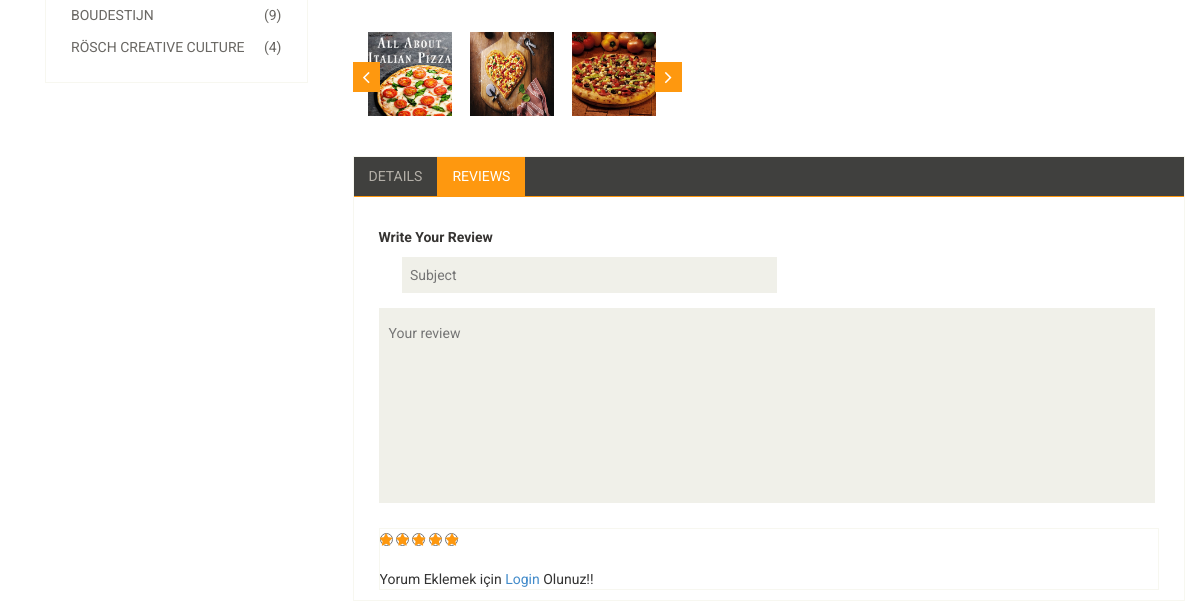
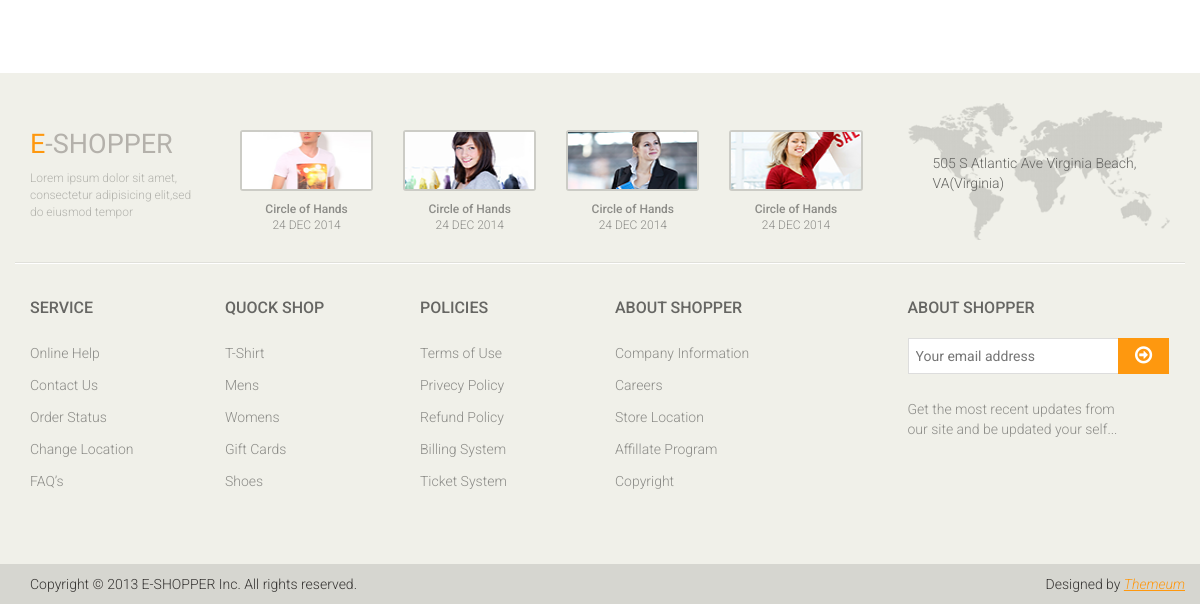
The app's page /food/1/pizza-towers-maltepe-kucukyali-mah/ (lower part), older data (2 pictures, top to bottom).
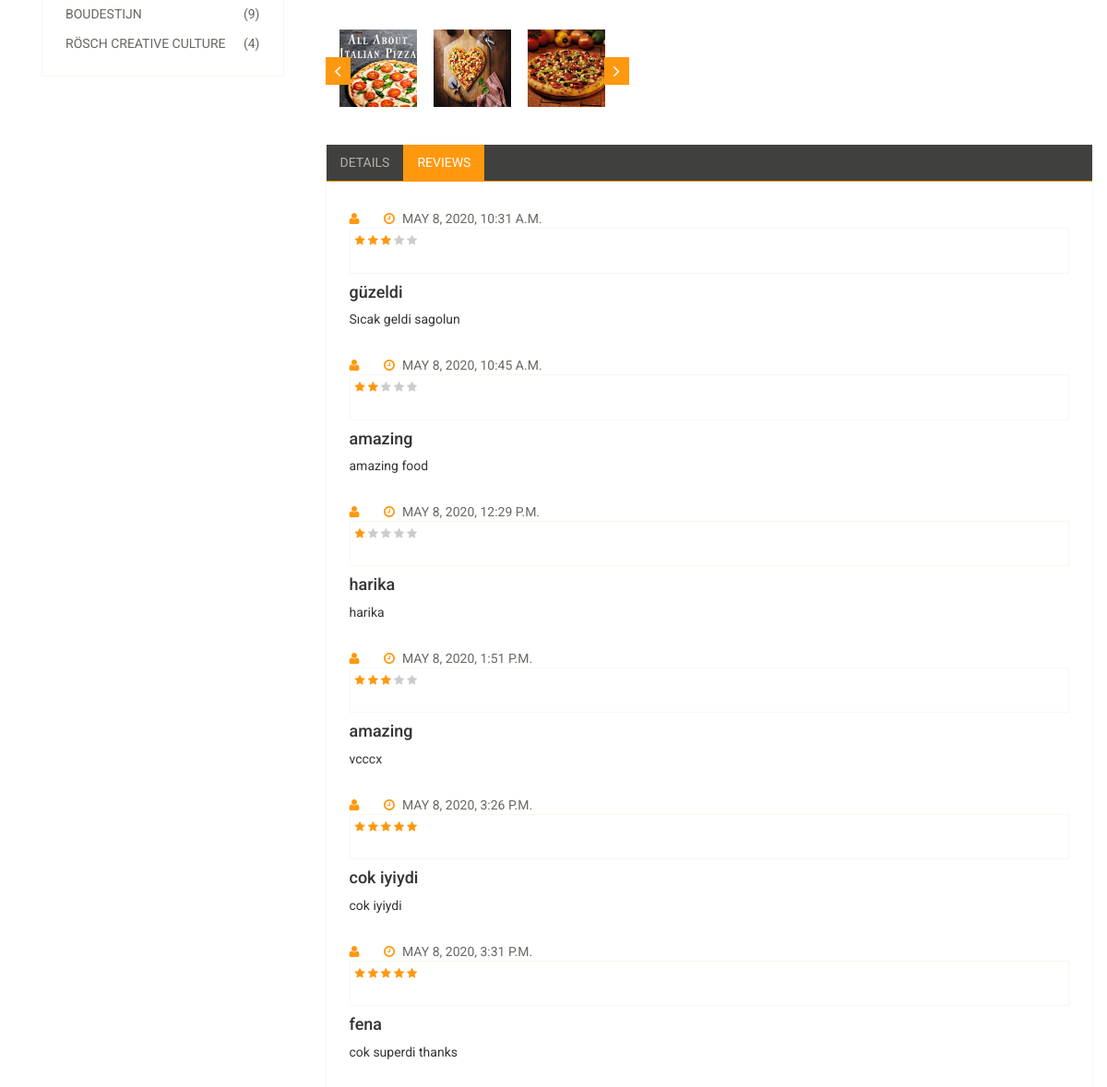
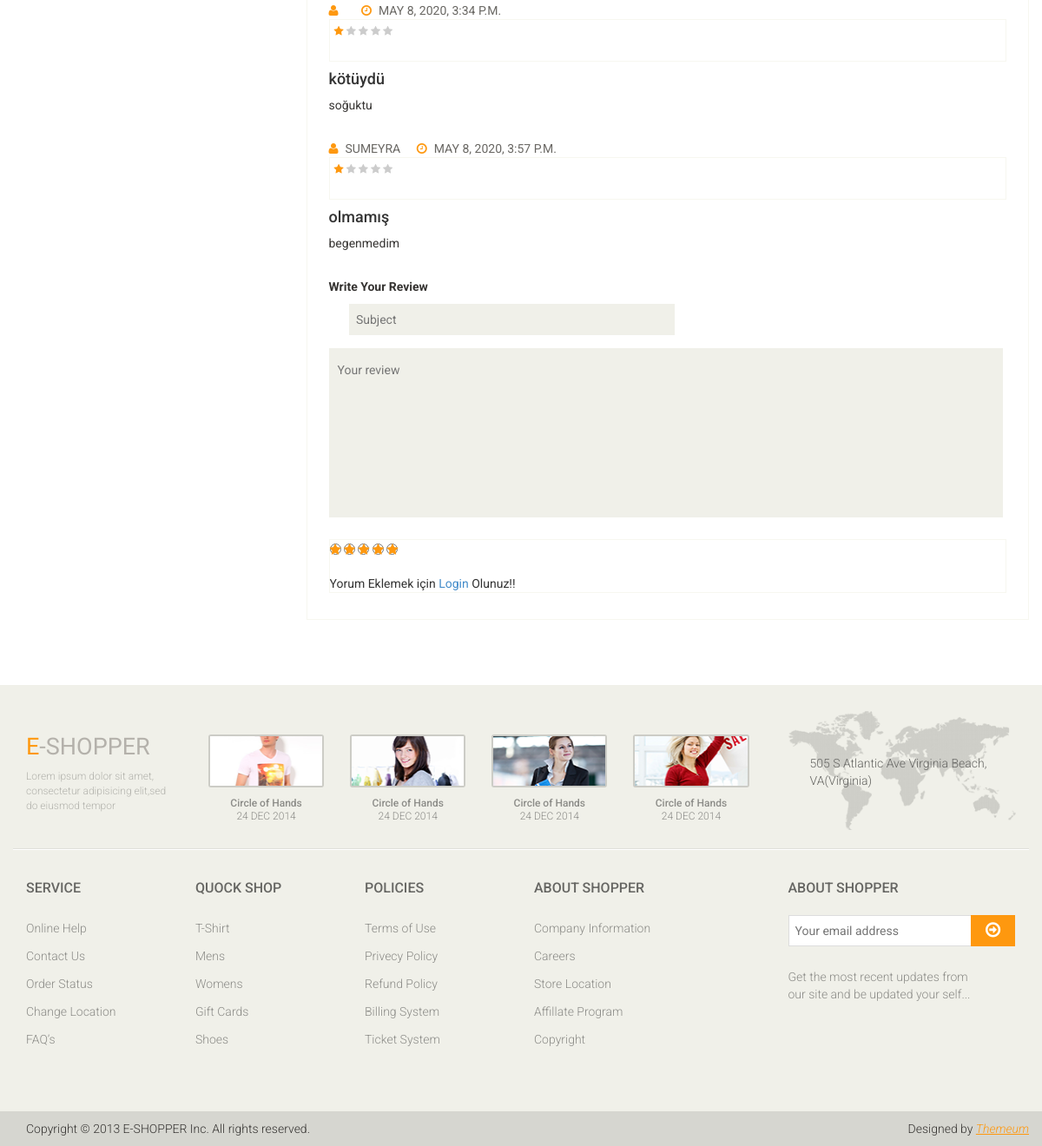
The same page, newer data (2 pictures, top to bottom).
### food/models.py (models this page shows, shortened)
class Food(models.Model):
    STATUS = (
        ('True', 'Evet'),
        ('False', 'Hayır'),
    )
    category = models.ForeignKey(Category, on_delete=models.CASCADE) #relation with Category table
    title = models.CharField(max_length=150)
    keywords = models.CharField(max_length=255, blank=True)
    description = models.CharField(max_length=255, blank=True)
    image = models.ImageField(blank=True, upload_to='images/')
    price = models.FloatField()
    amount = models.IntegerField()
    detail = RichTextUploadingField()
    slug = models.SlugField(null=False, unique=True)
    status = models.CharField(max_length=10, choices=STATUS)
    create_at = models.DateTimeField(auto_now_add=True)
    update_at = models.DateTimeField(auto_now=True)
    def image_tag(self):
        return mark_safe('<img src="{}" height="50"/>'.format(self.image.url))
    image_tag.short_description = 'Image'

class Images(models.Model):
    food=models.ForeignKey(Food,on_delete=models.CASCADE)
    title = models.CharField(max_length=50,blank=True)
    image = models.ImageField(blank=True, upload_to='images/')
    def image_tag(self):
        return mark_safe('<img src="{}" height="50"/>'.format(self.image.url))
    image_tag.short_description = 'Image'

class Comment(models.Model):
    STATUS = (
        ('New', 'Yeni'),
        ('True', 'Evet'),
        ('False', 'Hayır'),
    )
    food = models.ForeignKey(Food, on_delete=models.CASCADE)
    user = models.ForeignKey(User, on_delete=models.CASCADE)
    subject = models.CharField(max_length=50)
    comment = models.TextField(max_length=200, blank=True)
    rate = models.IntegerField(blank=True)
    status = models.CharField(max_length=10, choices=STATUS,default='New')
    ip = models.CharField(blank=True,max_length=20)
    create_at = models.DateTimeField(auto_now_add=True)
    update_at = models.DateTimeField(auto_now=True)

### home/views.py (the view)
# urls.py: path('food/<int:id>/<slug:slug>/', views.product_detail, name='product_detail'),
def product_detail(request,id,slug):
    category = Category.objects.all()
    product = Food.objects.get(pk=id)
    images = Images.objects.filter(food_id=id)
    comments = Comment.objects.filter(food_id=id,status='True')
    context = {'product': product,
               'comments': comments,
               'category': category,
               'images': images,
               }
    return render(request,'product_detail.html',context)

### food/models.py (called while the page is built)
    def __str__(self):
        full_path = [self.title]
        k = self.parent
        while k is not None:
            full_path.append(k.title)
            k = k.parent
        return '-> '.join(full_path[::-1])

### home/templates/product_detail.html (shortened to what this page needs)
{% extends "homebase.html" %}
{% block content %}
    <div id="contact-page" class="container">
        <div class="bg">
            <div class="row">
                <div class="col-sm-12">
                    <div id="gmap" class="contact-map">
                        {% load static %}
                        <section>
                            <div class="container">
                                <div class="row">
                                    <div class="col-sm-3">
                                        <div class="left-sidebar">
                                                            {% load mptt_tags %}
                                            <div class="brands_products">
                                                <div class="brands-name">
                                                    <ul class="nav nav-pills nav-stacked">
                                                        <li><a href=""> <span class="pull-right">(9)</span>Boudestijn</a></li>
                                                        <li><a href=""> <span class="pull-right">(4)</span>Rösch creative culture</a></li>
                                                    </ul>
                                                </div>
                                            </div>
                                        </div>
                                    </div>
                                    <div class="col-sm-9 padding-right">
                                        <div class="product-details">
                                            <div class="col-sm-5">
                                                <div id="similar-product" class="carousel slide" data-ride="carousel">
                                                    <div class="carousel-inner">
                                                        <div class="item active">
                                                            <a href=""><img src="{{ product.image.url }}"  style="height: 84px" width="84px" alt=""></a>
                                                            {% for rs in images %}
                                                                <a href=""><img src="{{ rs.image.url }}" style="height: 84px" width="84px" alt=""></a>
                                                            {% endfor %}
                                                        </div>
                                                    </div>
                                                    <a class="left item-control" href="#similar-product" data-slide="prev">
                                                        <i class="fa fa-angle-left"></i>
                                                    </a>
                                                    <a class="right item-control" href="#similar-product" data-slide="next">
                                                        <i class="fa fa-angle-right"></i>
                                                    </a>
                                                </div>
                                            </div>
                                        </div>
                                        <div class="category-tab shop-details-tab">
                                            <div class="col-sm-12">
                                                <ul class="nav nav-tabs">
                                                    <li><a href="#details" data-toggle="tab">Details</a></li>
                                                    <li class="active"><a href="#reviews" data-toggle="tab">Reviews</a></li>
                                                </ul>
                                            </div>
                                            <div class="tab-content">
                                                <div class="tab-pane fade active in" id="reviews" >
                                                    <div class="col-sm-12">
                                                        {% for rs in comments %}
                                                            <ul>
                                                            <li><a href=""><i class="fa fa-user"></i>{{rs.user.first_name}}</a></li>
                                                            <li><a href=""><i class="fa fa-clock-o"></i>{{rs.create_at}}</a></li>
                                                            <div class="rating-area">
                                                                <ul class="ratings">
                                                                    <li>
                                                                        <i class="fa fa-star color{% if rs.rate < 1 %}color{% endif %}"></i>
                                                                        <i class="fa fa-star color{% if rs.rate < 2 %}color{% endif %}"></i>
                                                                        <i class="fa fa-star color{% if rs.rate < 3 %}color{% endif %}"></i>
                                                                        <i class="fa fa-star color{% if rs.rate < 4 %}color{% endif %}"></i>
                                                                        <i class="fa fa-star color{% if rs.rate < 5 %}color{% endif %}"></i>
                                                                    </li>
                                                                </ul>
                                                            </div>
                                                            <h4>{{ rs.subject }}</h4>
                                                            <p>{{ rs.comment }}</p>
                                                            <br>{% endfor %}
                                                        <p><b>Write Your Review</b></p>
                                                        <form action="/food/addcomment/{{ product.id }}" method="post">
                                                            <span>
											<input type="text" class="input" name="subject" id="id_subject" placeholder="Subject"/>
										</span>
                                                            <textarea name="comment" class="input" id="id_comment" placeholder="Your review" ></textarea>
                                                            <div class="rating-area">
                                                                <div class="ratings">
                                                                    <input type="radio"  class="fa fa-star color" id="star5" name="rate" value="5" /><label for="star5"></label>
                                                                    <input type="radio" class="fa fa-star color" id="star4" name="rate" value="4" /><label for="star4"></label>
                                                                    <input type="radio" class="fa fa-star color" id="star3" name="rate" value="3" /><label for="star3"></label>
                                                                    <input type="radio" class="fa fa-star color" id="star2" name="rate" value="2" /><label for="star2"></label>
                                                                    <input type="radio" class="fa fa-star color" id="star1" name="rate" value="1" /><label for="star1"></label>
                                                                </div><br><br>
                                                                {% if user.id is not None %}
                                                                    <button class="btn btn-default pull-right">
                                                                        Submit
                                                                    </button>
                                                                {% else %}
                                                                    Yorum Eklemek için <a href="/login">Login</a>  Olunuz!!
                                                                {% endif %}
                                                        </form>
                                                    </div>
                                                </div>
                                            </div>
                                        </div>
                                    </div>
                                </div>
                            </div>
                        </section>
                    </div>
                </div>
            </div>
        </div>
    </div>
{% endblock %}

### home/templates/homebase.html (shortened to what this page needs)
{% load static %}
<!DOCTYPE html>
<html lang="en" xmlns="http://www.w3.org/1999/html">
<head>
    <link href="{% static 'css/bootstrap.min.css' %}" rel="stylesheet">
    <link href="{% static 'css/font-awesome.min.css' %}" rel="stylesheet">
    <link href="{% static 'css/prettyPhoto.css' %}" rel="stylesheet">
    <link href="{% static 'css/price-range.css' %}" rel="stylesheet">
    <link href="{% static 'css/animate.css' %}" rel="stylesheet">
    <link href="{% static 'css/main.css' %}" rel="stylesheet">
    <link href="{% static 'css/responsive.css' %}" rel="stylesheet">
    <link rel="stylesheet" href="https://ajax.googleapis.com/ajax/libs/jqueryui/1.11.4/themes/smoothness/jquery-ui.css">
</head>
{% block content %} {% endblock %}
{% include 'footer.html' %}
<body>
</body>
</html>

### home/templates/header.html (shortened to what this page needs)
{% load static %}
                                {% load mptt_tags %}

### home/templates/footer.html (shortened to what this page needs)
{% load static %}
	<footer id="footer">
		<div class="footer-top">
			<div class="container">
				<div class="row">
					<div class="col-sm-2">
						<div class="companyinfo">
							<h2><span>e</span>-shopper</h2>
							<p>Lorem ipsum dolor sit amet, consectetur adipisicing elit,sed do eiusmod tempor</p>
						</div>
					</div>
					<div class="col-sm-7">
						<div class="col-sm-3">
							<div class="video-gallery text-center">
								<a href="#">
									<div class="iframe-img">
										<img src="{% static 'images/home/iframe1.png' %}" alt="" />
									</div>
								</a>
								<p>Circle of Hands</p>
								<h2>24 DEC 2014</h2>
							</div>
						</div>
						<div class="col-sm-3">
							<div class="video-gallery text-center">
								<a href="#">
									<div class="iframe-img">
										<img src="{% static 'images/home/iframe2.png' %}" alt="" />
									</div>
								</a>
								<p>Circle of Hands</p>
								<h2>24 DEC 2014</h2>
							</div>
						</div>
						<div class="col-sm-3">
							<div class="video-gallery text-center">
								<a href="#">
									<div class="iframe-img">
										<img src="{% static 'images/home/iframe3.png' %}" alt="" />
									</div>
								</a>
								<p>Circle of Hands</p>
								<h2>24 DEC 2014</h2>
							</div>
						</div>
						<div class="col-sm-3">
							<div class="video-gallery text-center">
								<a href="#">
									<div class="iframe-img">
										<img src="{% static 'images/home/iframe4.png' %}" alt="" />
									</div>
								</a>
								<p>Circle of Hands</p>
								<h2>24 DEC 2014</h2>
							</div>
						</div>
					</div>
					<div class="col-sm-3">
						<div class="address">
							<img src="{% static 'images/home/map.png' %}" alt="" />
							<p>505 S Atlantic Ave Virginia Beach, VA(Virginia)</p>
						</div>
					</div>
				</div>
			</div>
		</div>
		<div class="footer-widget">
			<div class="container">
				<div class="row">
					<div class="col-sm-2">
						<div class="single-widget">
							<h2>Service</h2>
							<ul class="nav nav-pills nav-stacked">
								<li><a href="#">Online Help</a></li>
								<li><a href="#">Contact Us</a></li>
								<li><a href="#">Order Status</a></li>
								<li><a href="#">Change Location</a></li>
								<li><a href="#">FAQ’s</a></li>
							</ul>
						</div>
					</div>
					<div class="col-sm-2">
						<div class="single-widget">
							<h2>Quock Shop</h2>
							<ul class="nav nav-pills nav-stacked">
								<li><a href="#">T-Shirt</a></li>
								<li><a href="#">Mens</a></li>
								<li><a href="#">Womens</a></li>
								<li><a href="#">Gift Cards</a></li>
								<li><a href="#">Shoes</a></li>
							</ul>
						</div>
					</div>
					<div class="col-sm-2">
						<div class="single-widget">
							<h2>Policies</h2>
							<ul class="nav nav-pills nav-stacked">
								<li><a href="#">Terms of Use</a></li>
								<li><a href="#">Privecy Policy</a></li>
								<li><a href="#">Refund Policy</a></li>
								<li><a href="#">Billing System</a></li>
								<li><a href="#">Ticket System</a></li>
							</ul>
						</div>
					</div>
					<div class="col-sm-2">
						<div class="single-widget">
							<h2>About Shopper</h2>
							<ul class="nav nav-pills nav-stacked">
								<li><a href="#">Company Information</a></li>
								<li><a href="#">Careers</a></li>
								<li><a href="#">Store Location</a></li>
								<li><a href="#">Affillate Program</a></li>
								<li><a href="#">Copyright</a></li>
							</ul>
						</div>
					</div>
					<div class="col-sm-3 col-sm-offset-1">
						<div class="single-widget">
							<h2>About Shopper</h2>
							<form action="#" class="searchform">
								<input type="text" placeholder="Your email address" />
								<button type="submit" class="btn btn-default"><i class="fa fa-arrow-circle-o-right"></i></button>
								<p>Get the most recent updates from <br />our site and be updated your self...</p>
							</form>
						</div>
					</div>
				</div>
			</div>
		</div>
		<div class="footer-bottom">
			<div class="container">
				<div class="row">
					<p class="pull-left">Copyright © 2013 E-SHOPPER Inc. All rights reserved.</p>
					<p class="pull-right">Designed by <span><a target="_blank" href="http://www.themeum.com">Themeum</a></span></p>
				</div>
			</div>
		</div>
	</footer>

Row changes from the older to the newer data that the page shows:
added Comment: create_at "MAY 8, 2020, 10:31 A.M.", rate 3 (drawn), subject "güzeldi", comment "Sıcak geldi sagolun"
added Comment: create_at "MAY 8, 2020, 10:45 A.M.", rate 2 (drawn), subject "amazing", comment "amazing food"
added Comment: create_at "MAY 8, 2020, 12:29 P.M.", rate 1 (drawn), subject "harika", comment "harika"
added Comment: create_at "MAY 8, 2020, 1:51 P.M.", rate 3 (drawn), subject "amazing", comment "vcccx"
added Comment: create_at "MAY 8, 2020, 3:26 P.M.", rate 5 (drawn), subject "cok iyiydi", comment "cok iyiydi"
added Comment: create_at "MAY 8, 2020, 3:31 P.M.", rate 5 (drawn), subject "fena", comment "cok superdi thanks"
added Comment: create_at "MAY 8, 2020, 3:34 P.M.", rate 1 (drawn), subject "kötüydü", comment "soğuktu"
added Comment: user.first_name "SUMEYRA", create_at "MAY 8, 2020, 3:57 P.M.", rate 1 (drawn), subject "olmamış", comment "begenmedim"
